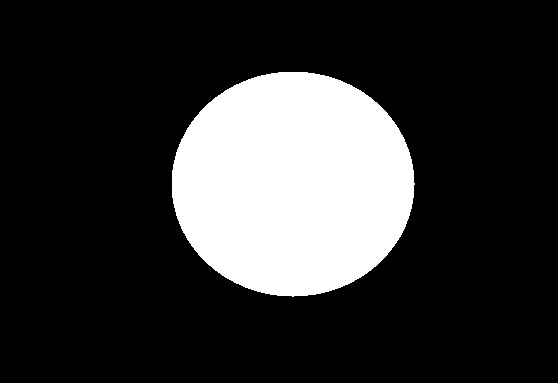
#> input picture images/circle.jpg, 558 x 383 px
$ python Lab10.py
#> lines starting #> are read from the running program, lines starting #| are printed output that depends on the picture; after the words box and inside, x2 and y2 are one past the last pixel; in counts of white or black regions, pixels touching at a corner belong together
### Lab_09_New.py
import cv2
import numpy as np

#path = "love.jpg"
path = "images/circle.jpg"

#path = "contour.tif"

#path = "triangle.png"

img = cv2.imread(path, cv2.IMREAD_GRAYSCALE)
#> img is the input picture: shape (383, 558); min 0, max 255, mean 51.2
#пряма трикутник прямокутник коло фантазійна фігура цифри або графік

def first_pixel(image):
    for x in range(image.shape[0] - 1):
        for y in range(image.shape[1] - 1):
            if image[x, y] == 255:
                first_pixel_p0 = (x, y)
                return first_pixel_p0


def second_pixel(image, x, y):
    dir, xx, yy = find_dir(5, image, x, y)
    return dir, xx, yy


def border_tracing(image):
    res_image = np.zeros((image.shape[0], image.shape[1]), np.uint8)
    x, y = first_pixel(image)
    first_pixel_p0 = x, y
    dir, px, py = second_pixel(image, x, y)
    second_pixel_p1 = (px, py)
    pn_prev = (0, 0)
    pn = second_pixel_p1  # starting pixel of the region
    xx = px
    yy = py

    while not (first_pixel_p0 == pn_prev and second_pixel_p1 == pn):
        if dir % 2 == 0:
            dir = (dir + 7) % 8
        else:
            dir = (dir + 6) % 8
        dir, xx, yy = find_dir(dir, image, xx, yy)
        pn_prev = pn
        pn = xx, yy
        res_image[xx, yy] = 255

    return res_image


def find_dir(direction, image, x, y):
    cases = {
            0: (x + 1, y),
            1: (x + 1, y + 1),
            2: (x, y + 1),
            3: (x - 1, y + 1),
            4: (x - 1, y),
            5: (x - 1, y - 1),
            6: (x, y - 1),
            7: (x + 1, y - 1)
        }

    for i in range(8):
        if direction > 7:
            direction = 0
        (x1, y1) = cases[direction]
        if image[x1, y1] == 255:
            return direction, x1, y1
        else:
            direction += 1
    return direction, x1, y1


def border_list(image):
    list = []
    x, y = first_pixel(image)
    first_pixel_p0 = x, y
    dir, px, py = second_pixel(image, x, y)
    second_pixel_p1 = (px, py)
    pn_prev = (0, 0)
    pn = second_pixel_p1  # starting pixel of the region
    xx = px
    yy = py

    while not (first_pixel_p0 == pn_prev and second_pixel_p1 == pn):
        if dir % 2 == 0:
            dir = (dir + 7) % 8
        else:
            dir = (dir + 6) % 8
        dir, xx, yy = find_dir(dir, image, xx, yy)
        pn_prev = pn
        pn = xx, yy
        list.append((xx, yy))

    return list

cv2.imshow('Original', img)
cv2.imshow('Next', border_tracing(img))
#> in border_tracing, `x, y = first_pixel(image)`: x = 72; y = 279
#> in border_tracing, `first_pixel_p0 = x, y`: first_pixel_p0 = (72, 279)
#> in find_dir, `cases = { 0: (x + 1, y), 1: (x + 1, y + 1), 2: (x, y + 1), 3: (x - 1, ..`: cases = {0: (73, 279), 1: (73, 280), 2: (72, 280), 3: (71, 280), 4: (71, 279), 5: (71, 278), 6: (72, 278), 7: (73, 278)}
#> after the loop in find_dir, `for i in range(8):`: direction = 7
#> in second_pixel, `dir, xx, yy = find_dir(5, image, x, y)`: xx = 73; yy = 278
#> in border_tracing, `dir, px, py = second_pixel(image, x, y)`: dir = 7; px = 73; py = 278
#> in border_tracing, `second_pixel_p1 = (px, py)`: second_pixel_p1 = (73, 278)
#> in border_tracing, `xx = px`: xx = 73
#> in border_tracing, `yy = py`: yy = 278
#> the loop in border_tracing, `while not (first_pixel_p0 == pn_prev and second_pixel_p1 == pn):` made 948 passes
#> (dir, xx, yy, pn_prev) on passes 1 to 12: (6, 73, 277, (73, 278)), (1, 74, 278, (73, 277)), (7, 75, 277, (74, 278)), (7, 76, 276, (75, 277)), (6, 76, 275, (76, 276)), (5, 75, 274, (76, 275)), (3, 74, 275, (75, 274)), (4, 73, 275, (74, 275)), (7, 74, 274, (73, 275)), (6, 74, 273, (74, 274)), (5, 73, 272, (74, 273)), (7, 74, 271, (73, 272))
#> dir on passes 61 to 66: 1, 1, 5, 5, 3, 5
#> after the loop in border_tracing, `while not (first_pixel_p0 == pn_prev and second_pixel_p1 == pn):`:
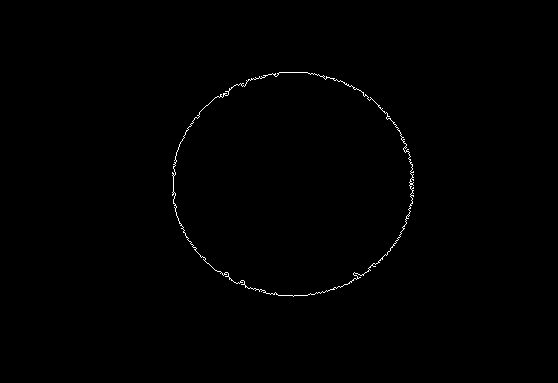
#> res_image: shape (383, 558); 0.42% white in thin lines or dots, all inside (x1, y1, x2, y2) = (172, 72, 414, 297)
#> after the loop in border_tracing, `while not (first_pixel_p0 == pn_prev and second_pixel_p1 == pn):`: dir = 7
cv2.waitKey(0)
cv2.destroyAllWindows()

### Lab10.py
import numpy as np
import cv2
import Lab_09_New as lab09
from math import atan2
from matplotlib import pyplot as plt


def curvature(contour, k=1):
    n = len(contour)
    res = np.zeros(n)

    def p_i(i):
        cur = contour[i]
        next = contour[(i+k) % n]
        prev = contour[(i-k) % n]
        forward_v = cur[0] - next[0], cur[1] - next[1]
        backward_v = cur[0] - prev[0], cur[1] - prev[1]
        distance_f = vector_length(forward_v)
        distance_b = vector_length(backward_v)
        angle_f = atan2(abs(forward_v[0]), abs(forward_v[1]))
        angle_b = atan2(abs(backward_v[0]), abs(backward_v[1]))
        angle_i = (angle_f + angle_b)/2
        angle_dif = abs(angle_f - angle_i)
        return angle_dif*(distance_b+distance_f) / (2*distance_b*distance_f)

    for i in range(n):
        res[i] = p_i(i)
    plt.plot(res)
    plt.show()


def vector_length(vec):
    return (vec[0] **2 + vec[1]**2) ** 0.5

#path = "love.jpg"
path = "images/circle.jpg"


#path = "triangle.png"
#path = "line.jpg"
img1 = cv2.imread(path, 0)
cv2.imshow('original', img1)

bounds6 = lab09.border_list(img1)
#> in border_list, `x, y = first_pixel(image)`: x = 72; y = 279
#> in border_list, `first_pixel_p0 = x, y`: first_pixel_p0 = (72, 279)
#> in border_list, `dir, px, py = second_pixel(image, x, y)`: dir = 7; px = 73; py = 278
#> in border_list, `second_pixel_p1 = (px, py)`: second_pixel_p1 = (73, 278)
#> in border_list, `xx = px`: xx = 73
#> in border_list, `yy = py`: yy = 278
#> the loop in border_list, `while not (first_pixel_p0 == pn_prev and second_pixel_p1 == pn):` made 948 passes

cont_vec = bounds6
#cont_vec6 = bounds6.contour


curvature(cont_vec, 1)
#> in curvature, `plt.show()`:
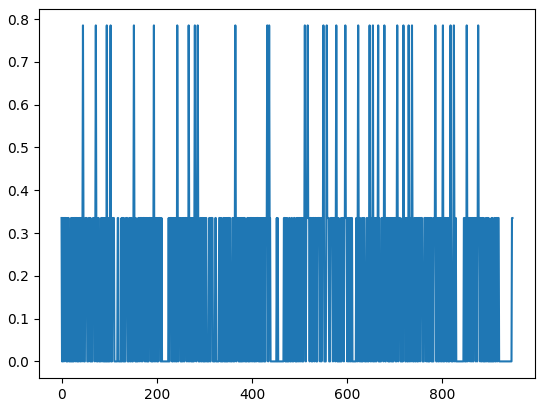
#> figure drawn by matplotlib, 1 panel; curve peaks at x = 45, y = 0.785
# 2 або 3 - трикутник
#1 - лінія
#120 - серце
#120 - коло

#curvature(cont_vec6, 5)

$ run again, with images/triangle.png saved as images/circle.jpg
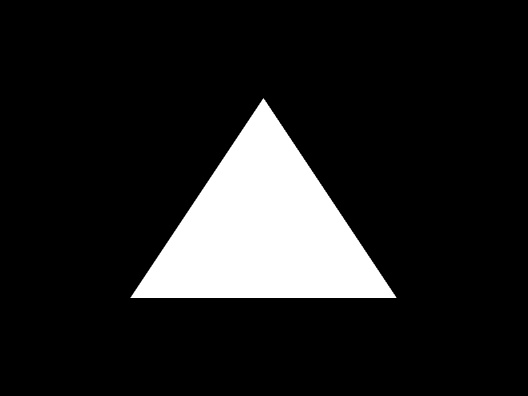
#> input picture images/triangle.png, 528 x 396 px
#> img is the input picture: shape (396, 528); min 0, max 255, mean 32.5
#> in border_tracing, `x, y = first_pixel(image)`: x = 99; y = 263
#> in border_tracing, `first_pixel_p0 = x, y`: first_pixel_p0 = (99, 263)
#> cases = {0: (100, 263), 1: (100, 264), 2: (99, 264), 3: (98, 264), 4: (98, 263), 5: (98, 262), 6: (99, 262), 7: (100, 262)}
#> the loop in find_dir, `for i in range(8):` made 5 passes
#> after the loop in find_dir, `for i in range(8):`: direction = 1
#> in second_pixel, `dir, xx, yy = find_dir(5, image, x, y)`: xx = 100; yy = 264
#> in border_tracing, `dir, px, py = second_pixel(image, x, y)`: dir = 1; px = 100; py = 264
#> in border_tracing, `second_pixel_p1 = (px, py)`: second_pixel_p1 = (100, 264)
#> in border_tracing, `xx = px`: xx = 100
#> in border_tracing, `yy = py`: yy = 264
#> the loop in border_tracing, `while not (first_pixel_p0 == pn_prev and second_pixel_p1 == pn):` made 813 passes
#> (dir, xx, yy, pn_prev) on passes 1 to 8: (7, 101, 263, (100, 264)), (6, 101, 262, (101, 263)), (2, 101, 263, (101, 262)), (1, 102, 264, (101, 263)), (7, 103, 263, (102, 264)), (6, 103, 262, (103, 263)), (6, 103, 261, (103, 262)), (7, 104, 260, (103, 261))
#> after the loop in border_tracing, `while not (first_pixel_p0 == pn_prev and second_pixel_p1 == pn):`:
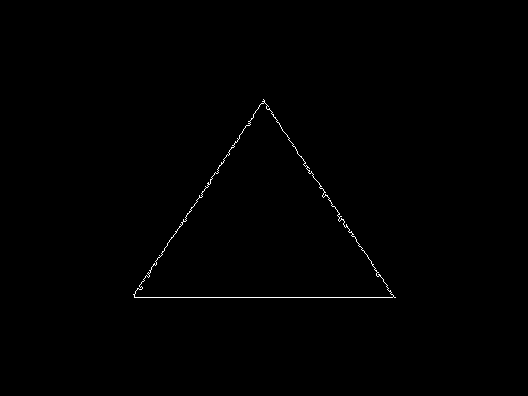
#> res_image: shape (396, 528); 0.38% white in thin lines or dots, all inside (x1, y1, x2, y2) = (133, 99, 396, 298)
#> after the loop in border_tracing, `while not (first_pixel_p0 == pn_prev and second_pixel_p1 == pn):`: dir = 1
#> in border_list, `x, y = first_pixel(image)`: x = 99; y = 263
#> in border_list, `first_pixel_p0 = x, y`: first_pixel_p0 = (99, 263)
#> in border_list, `dir, px, py = second_pixel(image, x, y)`: dir = 1; px = 100; py = 264
#> in border_list, `second_pixel_p1 = (px, py)`: second_pixel_p1 = (100, 264)
#> in border_list, `xx = px`: xx = 100
#> in border_list, `yy = py`: yy = 264
#> the loop in border_list, `while not (first_pixel_p0 == pn_prev and second_pixel_p1 == pn):` made 813 passes
#> in curvature, `plt.show()`:
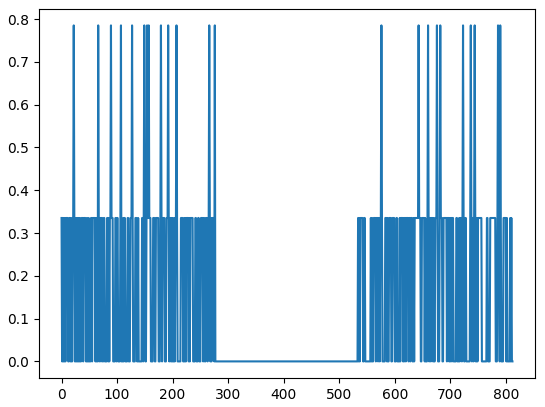
#> figure drawn by matplotlib, 1 panel; curve peaks at x = 22, y = 0.785

$ run again, with images/line.jpg copied over images/circle.jpg
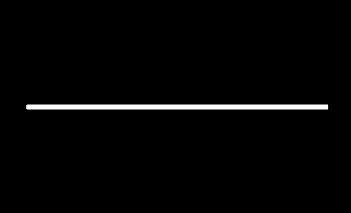
#> input picture images/line.jpg, 351 x 213 px
#> img is the input picture: shape (213, 351); min 0, max 255, mean 5.1
#> in border_tracing, `x, y = first_pixel(image)`: x = 105; y = 28
#> in border_tracing, `first_pixel_p0 = x, y`: first_pixel_p0 = (105, 28)
#> cases = {0: (106, 28), 1: (106, 29), 2: (105, 29), 3: (104, 29), 4: (104, 28), 5: (104, 27), 6: (105, 27), 7: (106, 27)}
#> after the loop in find_dir, `for i in range(8):`: direction = 7
#> in second_pixel, `dir, xx, yy = find_dir(5, image, x, y)`: xx = 106; yy = 27
#> in border_tracing, `dir, px, py = second_pixel(image, x, y)`: dir = 7; px = 106; py = 27
#> in border_tracing, `second_pixel_p1 = (px, py)`: second_pixel_p1 = (106, 27)
#> in border_tracing, `xx = px`: xx = 106
#> in border_tracing, `yy = py`: yy = 27
#> the loop in border_tracing, `while not (first_pixel_p0 == pn_prev and second_pixel_p1 == pn):` made 1197 passes
#> (dir, xx, yy, pn_prev) on passes 1 to 8: (1, 107, 28, (106, 27)), (7, 108, 27, (107, 28)), (3, 107, 28, (108, 27)), (1, 108, 29, (107, 28)), (3, 107, 30, (108, 29)), (1, 108, 31, (107, 30)), (3, 107, 32, (108, 31)), (2, 107, 33, (107, 32))
#> after the loop in border_tracing, `while not (first_pixel_p0 == pn_prev and second_pixel_p1 == pn):`:
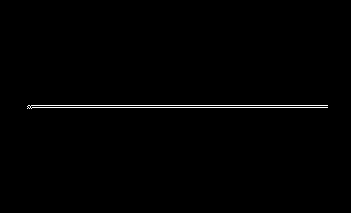
#> res_image: shape (213, 351); 0.81% white in thin lines or dots, all inside (x1, y1, x2, y2) = (27, 105, 328, 109)
#> after the loop in border_tracing, `while not (first_pixel_p0 == pn_prev and second_pixel_p1 == pn):`: dir = 7
#> in border_list, `x, y = first_pixel(image)`: x = 105; y = 28
#> in border_list, `first_pixel_p0 = x, y`: first_pixel_p0 = (105, 28)
#> in border_list, `dir, px, py = second_pixel(image, x, y)`: dir = 7; px = 106; py = 27
#> in border_list, `second_pixel_p1 = (px, py)`: second_pixel_p1 = (106, 27)
#> in border_list, `xx = px`: xx = 106
#> in border_list, `yy = py`: yy = 27
#> the loop in border_list, `while not (first_pixel_p0 == pn_prev and second_pixel_p1 == pn):` made 1197 passes
#> in curvature, `plt.show()`:
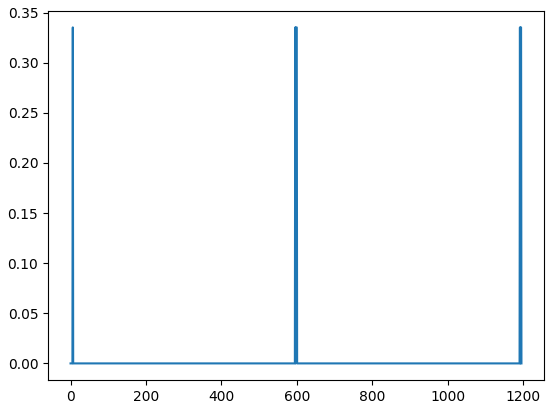
#> figure drawn by matplotlib, 1 panel; curve peaks at x = 6, y = 0.335
